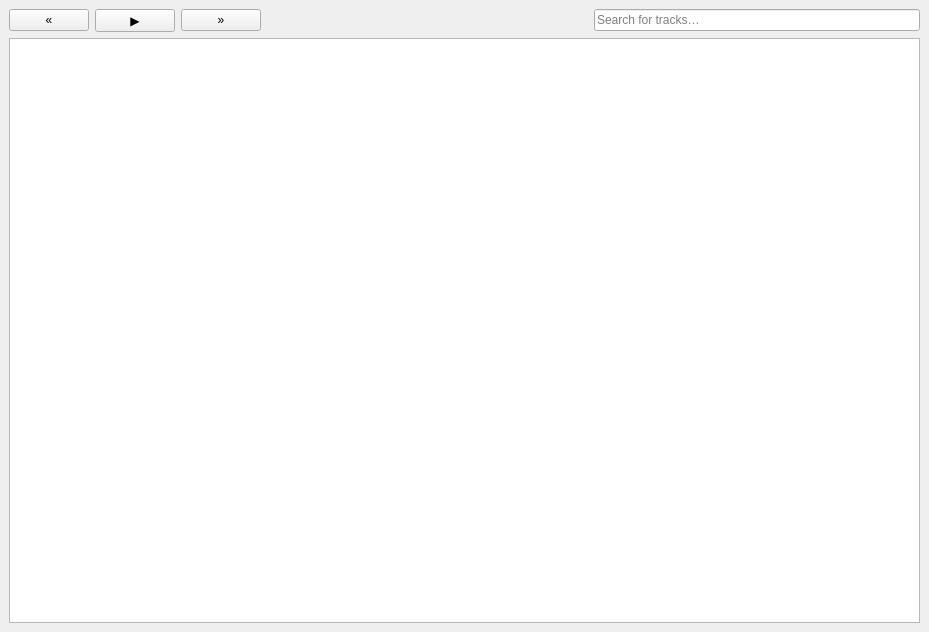
<?xml version="1.0" encoding="UTF-8"?>
<ui version="4.0">
 <class>SoundCloudApp</class>
 <widget class="QMainWindow" name="SoundCloudApp">
  <property name="geometry">
   <rect>
    <x>0</x>
    <y>0</y>
    <width>929</width>
    <height>632</height>
   </rect>
  </property>
  <property name="windowTitle">
   <string>SoundCloud</string>
  </property>
  <property name="tabShape">
   <enum>QTabWidget::Triangular</enum>
  </property>
  <widget class="QWidget" name="centralwidget">
   <layout class="QVBoxLayout" name="verticalLayout_2">
    <item>
     <layout class="QHBoxLayout" name="playerControlLayout">
      <item>
       <widget class="QPushButton" name="pushButton">
        <property name="text">
         <string>«</string>
        </property>
       </widget>
      </item>
      <item>
       <widget class="QPushButton" name="pushButton_2">
        <property name="text">
         <string>▶</string>
        </property>
       </widget>
      </item>
      <item>
       <widget class="QPushButton" name="pushButton_3">
        <property name="text">
         <string>»</string>
        </property>
       </widget>
      </item>
      <item>
       <spacer name="horizontalSpacer">
        <property name="orientation">
         <enum>Qt::Horizontal</enum>
        </property>
        <property name="sizeHint" stdset="0">
         <size>
          <width>40</width>
          <height>20</height>
         </size>
        </property>
       </spacer>
      </item>
      <item>
       <widget class="QLineEdit" name="searchLineEdit">
        <property name="placeholderText">
         <string>Search for tracks…</string>
        </property>
       </widget>
      </item>
     </layout>
    </item>
    <item>
     <widget class="QTableView" name="trackTableView">
      <property name="alternatingRowColors">
       <bool>true</bool>
      </property>
      <property name="selectionBehavior">
       <enum>QAbstractItemView::SelectRows</enum>
      </property>
      <property name="showGrid">
       <bool>false</bool>
      </property>
      <property name="gridStyle">
       <enum>Qt::NoPen</enum>
      </property>
      <attribute name="horizontalHeaderCascadingSectionResizes">
       <bool>false</bool>
      </attribute>
      <attribute name="verticalHeaderVisible">
       <bool>false</bool>
      </attribute>
     </widget>
    </item>
   </layout>
  </widget>
 </widget>
 <resources/>
 <connections>
  <connection>
   <sender>searchLineEdit</sender>
   <signal>returnPressed()</signal>
   <receiver>SoundCloudApp</receiver>
   <slot>onSearchButtonPressed()</slot>
   <hints>
    <hint type="sourcelabel">
     <x>719</x>
     <y>27</y>
    </hint>
    <hint type="destinationlabel">
     <x>518</x>
     <y>37</y>
    </hint>
   </hints>
  </connection>
 </connections>
 <slots>
  <slot>onSearchButtonPressed()</slot>
 </slots>
</ui>
